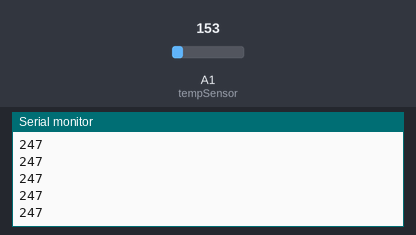
A sketch run on a simulated Arduino Uno, built with avr-gcc and run on an emulated ATmega328P. On the bench: the last lines printed to the serial monitor. The inputs (shaded band) are chosen by the test bench; at power-on: A1 (tempSensor) = 153.

Above: at 1.2 s.
1.3 s: A1 (tempSensor) set to 165
At 1.9 s:
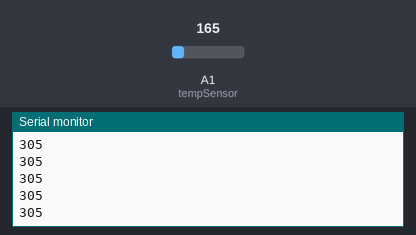
2.8 s: A1 (tempSensor) set to 175
At 3.9 s:
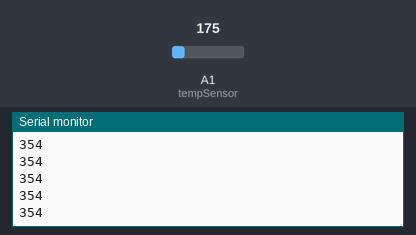
Timing chart, 0 to 5.8 s (numbered marks = the images above; inputs shaded):
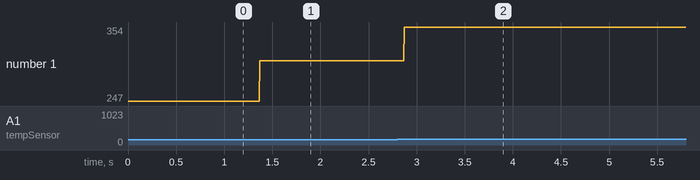

The sketch:

temp_sensor_test.ino
```cpp
int tempSensor = A1;

//These variables keep track of temperature
//They need to be longs because of the conversion process
long temperature; //Temperature to print
long temperatureC; //Temperature in degrees C

void setup() {
//inputs are sensor and button to switch between modes
pinMode(tempSensor, INPUT);
Serial.begin(9600);
}

void loop() {
      tempC();

}

void tempC(){ //convert reading to temperature in degrees C
  long tempRead = analogRead(tempSensor);
  temperatureC = ((tempRead*5000)/1024) - 500 ; //conversion equation
  temperature = temperatureC; //print it in Celsius
  Serial.println(temperature);
}

void tempF(){ //convert reading to temperature in degrees F
  long tempRead = analogRead(tempSensor);
  temperatureC = ((tempRead*5000)/1024) - 500; //Calculate Celsius
  temperature = (temperatureC*9)/5 + 320; //Convert from C to F
  Serial.println(temperature);
}
```

Measured:
- after the input at 1.3 s, the serial monitor: prints a new line after 0.07 s (image 1)
- after the input at 2.8 s, the serial monitor: prints a new line after 0.07 s (image 2)
- plotted number 1: 247 → 305 after the input at 1.3 s, 305 → 354 after the input at 2.8 s
